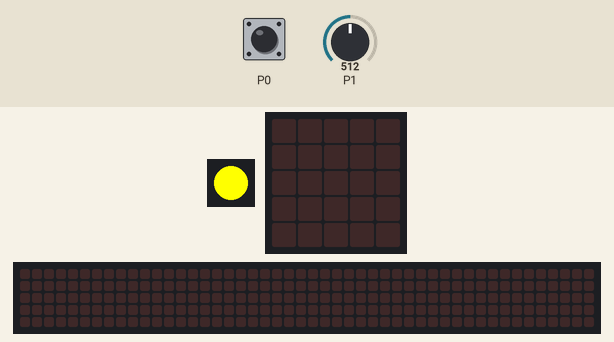
The program below on a simulated Calliope mini (MakeCode). Parts: 1 RGB LEDs in strip order, left to right, the board's 5×5 LED display, a strip that is not on the board, showing the scrolling text unrolled. Inputs (shaded band) come from the test bench; at power-on: P0 LOW, P1 = 512 (analog values on the 0–1023 scale). The 48×5 strip is a reading aid, not a part: it shows the text the display is scrolling, unrolled, one strip-width of it at a time.

Above: at 1.2 s.
1.3 s: P0 pulled HIGH for 0.15 s
At 1.38 s:
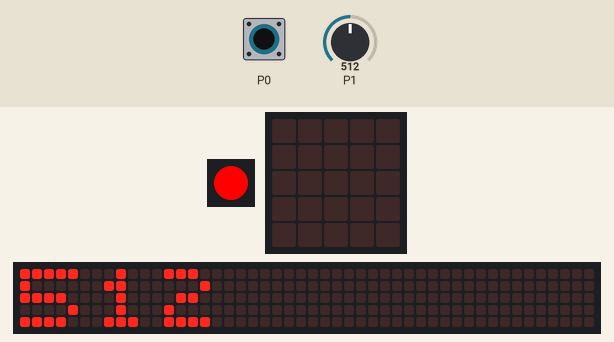
4.3 s: P0 pulled HIGH for 3.2 s
At 5.8 s:
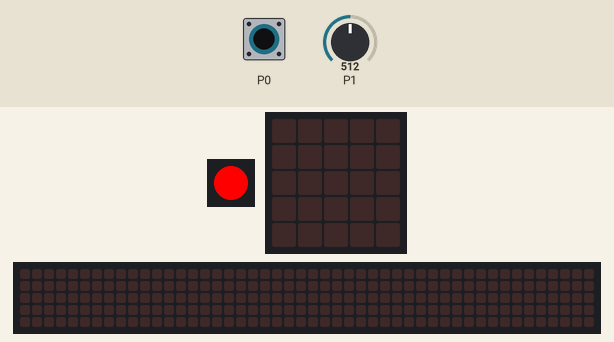
At 7.55 s:
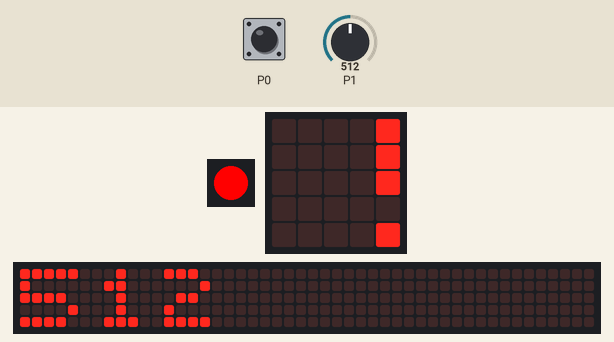
Timing chart, 0 to 14.4 s (numbered marks = the images above; inputs shaded):
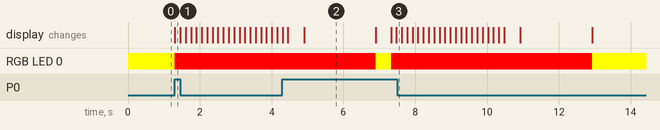

Measured:
- after the input at 1.3 s, RGB LED 0: RGB(255, 255, 0) → RGB(255, 0, 0) at once; the display: changes at once (image 1)
- what the display in image 2 shows lasts 2.0 s, from 4.9 s to 6.9 s

The program:

main.ts
```typescript
function Led_anzeige () {
    if (Feuchtigkeit <= 8) {
        basic.setLedColor(0x0000ff)
    } else if (Feuchtigkeit >= 400) {
        basic.setLedColor(0xff0000)
    } else {
        basic.setLedColor(0x00ff00)
    }
    basic.showNumber(Feuchtigkeit)
    basic.pause(2000)
    basic.setLedColor(0xffff00)
    basic.showLeds(`
        . . . . .
        . . . . .
        . . . . .
        . . . . .
        . . . . .
        `)
}
let Feuchtigkeit = 0
basic.setLedColor(0xffff00)
basic.forever(function () {

})
basic.forever(function () {
    Feuchtigkeit = pins.analogReadPin(AnalogPin.P1)
    if (pins.digitalReadPin(DigitalPin.P0) == 1) {
        Led_anzeige()
    }
})
```

test.ts
```typescript
// Hier kann man Tests durchführen; diese Datei wird nicht kompiliert, wenn dieses Paket als Erweiterung verwendet wird.
```
